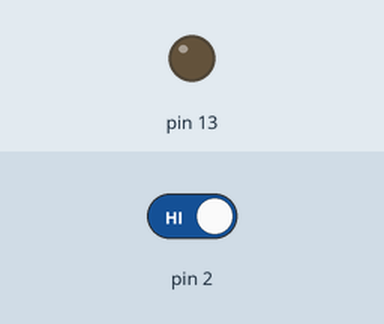
Recording of a sketch running on a simulated Arduino Uno, built with avr-gcc and run on an emulated ATmega328P. Shown: output pins drawn as LEDs (lit = HIGH). The inputs (shaded band) are chosen by the test bench; at power-on: pin 2 HIGH.

Above: at 1.2 s.
1.3 s: pin 2 driven LOW
At 2.1 s:
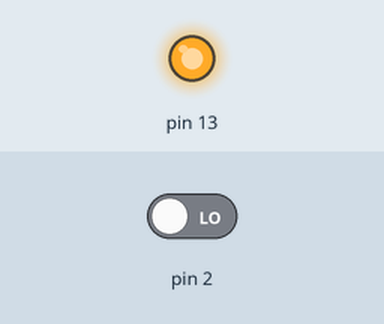
Timing chart, 0 to 4.3 s (numbered marks = the images above; inputs shaded):
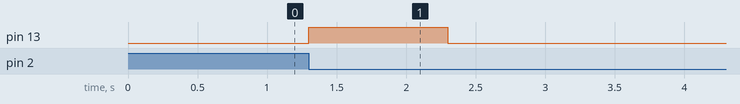

The sketch:

interrupttest.ino
```cpp
bool light = false;

void setup() {
  attachInterrupt(digitalPinToInterrupt(2), on_btn, FALLING);
  pinMode(13, OUTPUT);
}

void on_btn(){
    light = true;
}
void loop() {
  if(light == true){
    digitalWrite(13,HIGH);
    delay(1000);
  digitalWrite(13,LOW);
  light = false;
  }

}
```

Measured:
- after the input at 1.3 s, pin 13: LOW → HIGH at once, → LOW 1.0 s later
